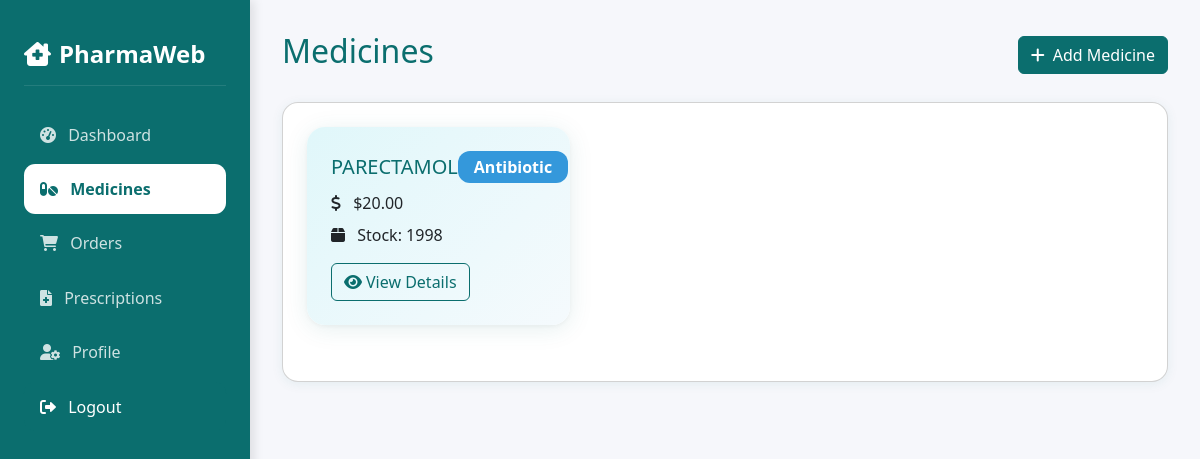
The app's page /pharmacy/medicines.php (signed in), older data.
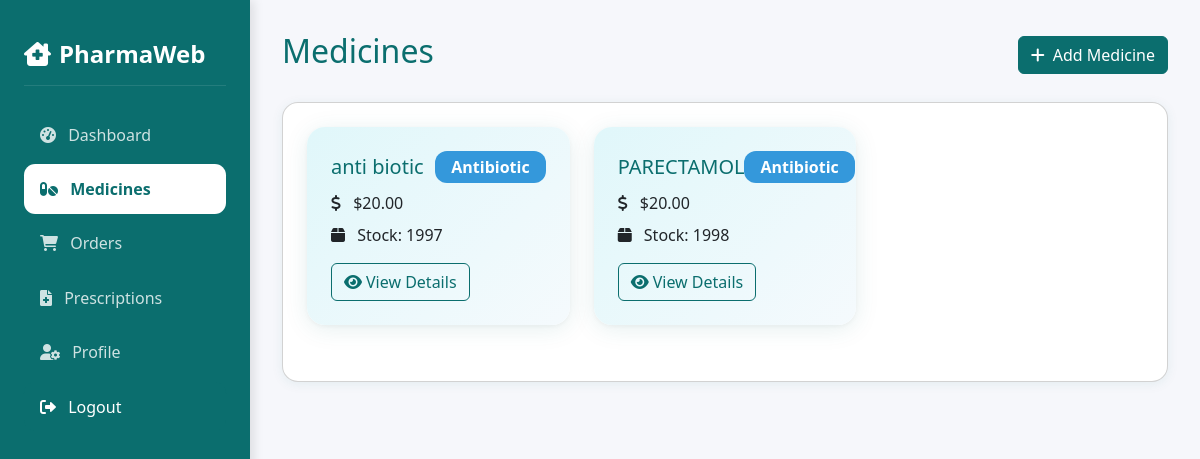
The same page, newer data.
### tables this page shows
CREATE TABLE `medicines` (
  `id` int(11) NOT NULL,
  `pharmacy_id` int(11) NOT NULL,
  `name` varchar(255) NOT NULL,
  `description` text DEFAULT NULL,
  `manufacturer` varchar(255) DEFAULT NULL,
  `country_of_origin` varchar(100) DEFAULT NULL,
  `category` varchar(100) DEFAULT NULL,
  `price` decimal(10,2) NOT NULL,
  `stock_quantity` int(11) NOT NULL,
  `expiry_date` date DEFAULT NULL,
  `requires_prescription` tinyint(1) DEFAULT 0,
  `status` enum('active','inactive') DEFAULT 'active',
  `created_at` timestamp NOT NULL DEFAULT current_timestamp(),
  `batch_source_info` varchar(255) DEFAULT NULL
);

### pharmacy/medicines.php (the view, shortened to what this page needs)
<?php
require_once '../config/database.php';
$pharmacy = $conn->query("SELECT * FROM pharmacies WHERE user_id = " . $_SESSION['user_id'])->fetch();
$medicines = [];
if ($pharmacy) {
    $medicines = $conn->query("SELECT * FROM medicines WHERE pharmacy_id = " . $pharmacy['id'] . " ORDER BY name ASC")->fetchAll();
}
?>
<!DOCTYPE html>
<html lang="en">
<head>
    <link href="https://cdn.jsdelivr.net/npm/bootstrap@5.3.0/dist/css/bootstrap.min.css" rel="stylesheet">
    <link href="https://cdnjs.cloudflare.com/ajax/libs/font-awesome/6.0.0/css/all.min.css" rel="stylesheet">
    <link href="../assets/css/theme.css" rel="stylesheet">
</head>
<body>
    <div class="sidebar">
        <div class="sidebar-header">
            <h4><i class="fas fa-clinic-medical me-2"></i>PharmaWeb</h4>
        </div>
        <nav>
            <a href="dashboard.php" class="nav-link">
                <i class="fas fa-tachometer-alt me-2"></i> Dashboard
            </a>
            <a href="medicines.php" class="nav-link active">
                <i class="fas fa-pills me-2"></i> Medicines
            </a>
            <a href="orders.php" class="nav-link">
                <i class="fas fa-shopping-cart me-2"></i> Orders
            </a>
            <a href="prescriptions.php" class="nav-link">
                <i class="fas fa-file-medical me-2"></i> Prescriptions
            </a>
            <a href="profile.php" class="nav-link">
                <i class="fas fa-user-cog me-2"></i> Profile
            </a>
            <a href="../logout.php" class="nav-link" style="background-color: #0b6e6e; color: white;">
                <i class="fas fa-sign-out-alt me-2"></i> Logout
            </a>
        </nav>
    </div>
    <div class="main-content">
        <div class="d-flex justify-content-between align-items-center mb-4">
            <h2 style="color: #0b6e6e;">Medicines</h2>
            <button class="btn btn-primary" data-bs-toggle="modal" data-bs-target="#addMedicineModal">
                <i class="fas fa-plus me-2"></i>Add Medicine
            </button>
        </div>
        <div class="card p-4">
            <?php if (empty($medicines)): ?>
                <div class="text-center py-5">
                    <h4 class="mb-2 text-muted"><i class="fas fa-pills me-2"></i>No medicines found</h4>
                    <p class="text-muted">There are currently no medicines in your pharmacy. Click "Add Medicine" to get started.</p>
                </div>
            <?php else: ?>
                <div class="row g-4">
                    <?php foreach ($medicines as $medicine): ?>
                        <div class="col-md-6 col-lg-4">
                            <div class="expert-medicine-card p-4">
                                <div class="d-flex justify-content-between align-items-center mb-2">
                                    <h5 class="mb-0"><?php echo htmlspecialchars($medicine['name']); ?></h5>
                                    <span class="badge bg-info fs-6"><?php echo htmlspecialchars($medicine['category']); ?></span>
                                </div>
                                <div class="mb-2">
                                    <i class="fas fa-dollar-sign me-2"></i>
                                    $<?php echo number_format($medicine['price'], 2); ?>
                                </div>
                                <div class="mb-2">
                                    <i class="fas fa-box me-2"></i>
                                    Stock: <?php echo $medicine['stock_quantity']; ?>
                                </div>
                                <div class="d-flex justify-content-between align-items-center mt-3">
                                    <a href="#" class="btn btn-outline-primary" data-bs-toggle="modal" data-bs-target="#viewMedicineModal<?php echo $medicine['id']; ?>">
                                        <i class="fas fa-eye me-1"></i>View Details
                                    </a>
                                </div>
                            </div>
                        </div>
                    <?php endforeach; ?>
                </div>
            <?php endif; ?>
        </div>
    </div>
</body>
</html>

Row changes from the older to the newer data that the page shows:
added medicines: name "anti biotic", category "Antibiotic", price "20.00", stock_quantity "1997"
